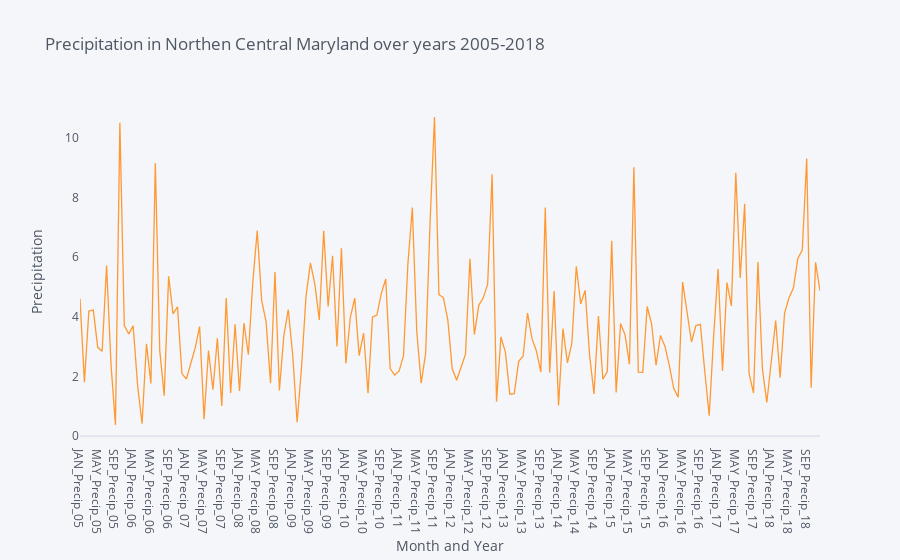

Notebook code cell kept with this figure:
### Markdown cell above
#### Analyzing the change in precipitation in the Northen Central Maryland from 2005-2018

### Code cell
mdprecip1 = mdprecip[['Month and Year','NORTHERN CENTRAL   06']]

mdprecip1.iplot(
    x='Month and Year',
    y='NORTHERN CENTRAL   06',
    # Specify the category
    #categories='publication',
    xTitle='Month and Year',
    yTitle='Precipitation',
    title='Precipitation in Northen Central Maryland over years 2005-2018',
    showgrid = False)

### Figure 1 — Plotly figure (JSON) as saved in the notebook; plotly's stock layout.template omitted (floating-point values rounded to 4 significant figures; data arrays with more than 128 entries replaced by an {"elided": "..."} marker saying what was removed)
{"data": [{"line": {"color": "rgba(255, 153, 51, 1.0)", "dash": "solid", "shape": "linear", "width": 1.3}, "mode": "lines", "name": "NORTHERN CENTRAL   06", "text": "", "type": "scatter", "x": {"elided": "168 str values"}, "y": {"elided": "168 float values"}}], "layout": {"legend": {"bgcolor": "#F5F6F9", "font": {"color": "#4D5663"}}, "paper_bgcolor": "#F5F6F9", "plot_bgcolor": "#F5F6F9", "title": {"font": {"color": "#4D5663"}, "text": "Precipitation in Northen Central Maryland over years 2005-2018"}, "xaxis": {"gridcolor": "#E1E5ED", "showgrid": false, "tickfont": {"color": "#4D5663"}, "title": {"font": {"color": "#4D5663"}, "text": "Month and Year"}, "zerolinecolor": "#E1E5ED"}, "yaxis": {"gridcolor": "#E1E5ED", "showgrid": false, "tickfont": {"color": "#4D5663"}, "title": {"font": {"color": "#4D5663"}, "text": "Precipitation"}, "zerolinecolor": "#E1E5ED"}}}
